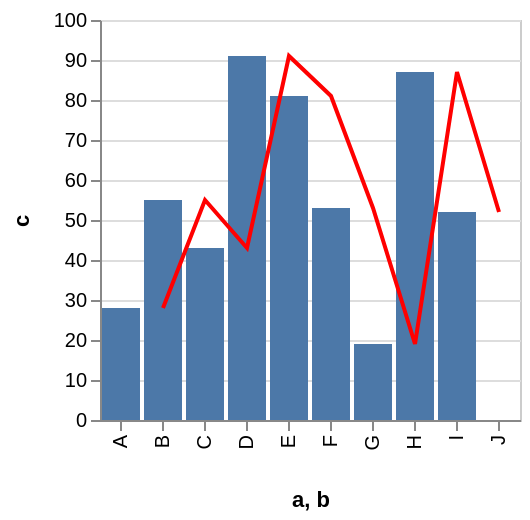

Source (Vega-Lite JSON):
### Vega specification from a JSON file in a GitHub repository (floating-point values rounded to 4 significant figures)
{"$schema": "https://vega.github.io/schema/vega/v3.0.json", "autosize": "pad", "padding": 5, "encode": {"update": {"stroke": {"value": "#ccc"}, "fill": {"value": "transparent"}}}, "data": [{"name": "source_0", "values": [{"a": "A", "b": "B", "c": 28}, {"a": "B", "b": "C", "c": 55}, {"a": "C", "b": "D", "c": 43}, {"a": "D", "b": "E", "c": 91}, {"a": "E", "b": "F", "c": 81}, {"a": "F", "b": "G", "c": 53}, {"a": "G", "b": "H", "c": 19}, {"a": "H", "b": "I", "c": 87}, {"a": "I", "b": "J", "c": 52}]}, {"name": "data_1", "source": "source_0", "transform": [{"type": "formula", "expr": "toNumber(datum[\"c\"])", "as": "c"}, {"type": "filter", "expr": "datum[\"c\"] !== null && !isNaN(datum[\"c\"])"}]}, {"name": "data_2", "source": "source_0", "transform": [{"type": "formula", "expr": "toNumber(datum[\"c\"])", "as": "c"}, {"type": "filter", "expr": "datum[\"c\"] !== null && !isNaN(datum[\"c\"])"}, {"type": "collect", "sort": {"field": "b", "order": "descending"}}]}], "signals": [{"name": "x_step", "value": 21}, {"name": "width", "update": "bandspace(domain('x').length, 0.1, 0.05) * x_step"}, {"name": "height", "update": "200"}], "marks": [{"name": "layer_0_marks", "type": "rect", "role": "bar", "from": {"data": "data_1"}, "encode": {"update": {"x": {"scale": "x", "field": "a"}, "width": {"scale": "x", "band": true}, "y": {"scale": "y", "field": "c"}, "y2": {"scale": "y", "value": 0}, "fill": {"value": "#4c78a8"}}}}, {"name": "layer_1_marks", "type": "line", "from": {"data": "data_2"}, "encode": {"update": {"x": {"scale": "x", "field": "b", "band": 0.5}, "y": {"scale": "y", "field": "c"}, "stroke": {"value": "red"}}}}], "scales": [{"name": "x", "type": "band", "domain": {"fields": [{"data": "data_1", "field": "a"}, {"data": "data_2", "field": "b"}], "sort": true}, "range": {"step": {"signal": "x_step"}}, "round": true, "paddingInner": 0.1, "paddingOuter": 0.05}, {"name": "y", "type": "linear", "domain": {"fields": [{"data": "data_1", "field": "c"}, {"data": "data_2", "field": "c"}], "sort": true}, "range": [{"signal": "height"}, 0], "round": true, "nice": true, "zero": true}], "axes": [{"scale": "x", "orient": "bottom", "tickCount": 5, "title": "a, b", "zindex": 1, "encode": {"labels": {"update": {"angle": {"value": 270}, "align": {"value": "right"}, "baseline": {"value": "middle"}}}}}, {"scale": "y", "orient": "left", "title": "c", "zindex": 1}, {"scale": "y", "domain": false, "grid": true, "labels": false, "maxExtent": 0, "minExtent": 0, "orient": "left", "ticks": false, "zindex": 0, "gridScale": "x"}], "config": {"axis": {"minExtent": 30}}}
